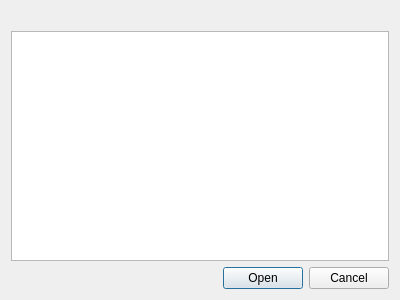
<?xml version="1.0" encoding="UTF-8"?>
<ui version="4.0">
 <class>pQtResourceDialog</class>
 <widget class="QDialog" name="pQtResourceDialog">
  <property name="geometry">
   <rect>
    <x>0</x>
    <y>0</y>
    <width>400</width>
    <height>300</height>
   </rect>
  </property>
  <layout class="QVBoxLayout" name="verticalLayout">
   <item>
    <widget class="QLabel" name="lLabel">
     <property name="wordWrap">
      <bool>true</bool>
     </property>
     <property name="textInteractionFlags">
      <set>Qt::LinksAccessibleByMouse|Qt::TextSelectableByMouse</set>
     </property>
    </widget>
   </item>
   <item>
    <widget class="QTreeView" name="tvFiles">
     <property name="editTriggers">
      <set>QAbstractItemView::NoEditTriggers</set>
     </property>
     <property name="selectionBehavior">
      <enum>QAbstractItemView::SelectItems</enum>
     </property>
     <property name="uniformRowHeights">
      <bool>true</bool>
     </property>
     <property name="allColumnsShowFocus">
      <bool>true</bool>
     </property>
     <property name="headerHidden">
      <bool>true</bool>
     </property>
    </widget>
   </item>
   <item>
    <widget class="QDialogButtonBox" name="dbbButtons">
     <property name="standardButtons">
      <set>QDialogButtonBox::Cancel|QDialogButtonBox::Open</set>
     </property>
    </widget>
   </item>
  </layout>
 </widget>
 <resources/>
 <connections>
  <connection>
   <sender>dbbButtons</sender>
   <signal>accepted()</signal>
   <receiver>pQtResourceDialog</receiver>
   <slot>accept()</slot>
   <hints>
    <hint type="sourcelabel">
     <x>253</x>
     <y>280</y>
    </hint>
    <hint type="destinationlabel">
     <x>98</x>
     <y>333</y>
    </hint>
   </hints>
  </connection>
  <connection>
   <sender>dbbButtons</sender>
   <signal>rejected()</signal>
   <receiver>pQtResourceDialog</receiver>
   <slot>reject()</slot>
   <hints>
    <hint type="sourcelabel">
     <x>358</x>
     <y>279</y>
    </hint>
    <hint type="destinationlabel">
     <x>358</x>
     <y>327</y>
    </hint>
   </hints>
  </connection>
 </connections>
</ui>
